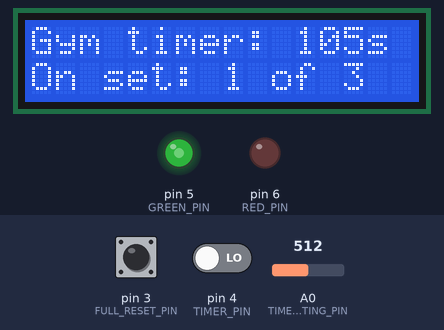
The sketch below on a simulated Arduino Uno, built with avr-gcc and run on an emulated ATmega328P. Parts: 16×2 character LCD, output pins drawn as LEDs (lit = HIGH). The test bench sets the inputs (shaded band); at power-on: pin 4 (TIMER_PIN) LOW, pin 3 (FULL_RESET_PIN) LOW, A0 (TIMER_SETTING_PIN) = 512. What the sketch prints to the serial monitor is not drawn.

Above: at 1.2 s.
1.3 s: pin 4 (TIMER_PIN) driven HIGH
At 2.5 s:
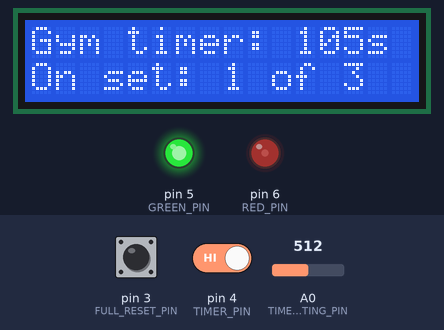
2.8 s: pin 4 (TIMER_PIN) driven LOW
At 3.0 s:
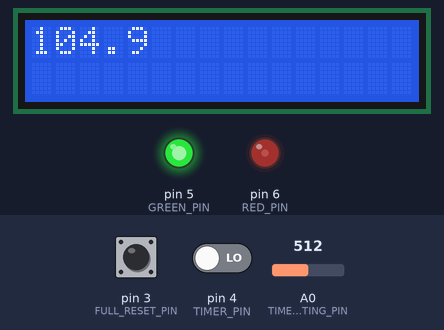
4.6 s: pin 3 (FULL_RESET_PIN) pulled HIGH for 0.15 s
At 5.4 s:
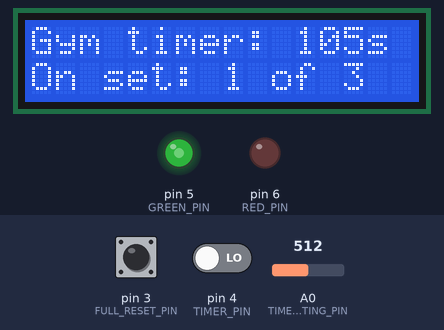
6.2 s: A0 (TIMER_SETTING_PIN) set to 716
At 7.3 s:
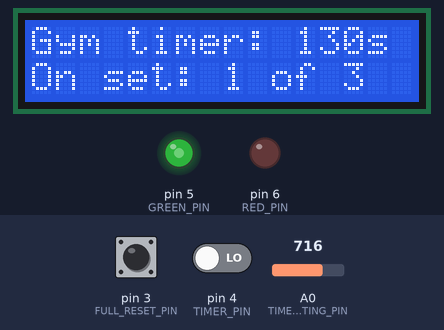
7.7 s: A0 (TIMER_SETTING_PIN) set to 900
At 8.9 s:
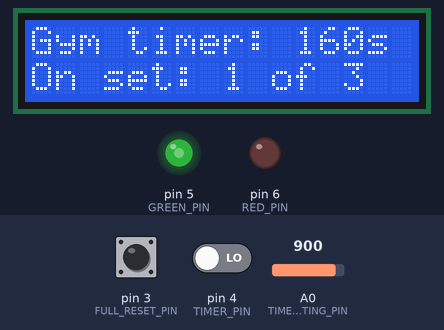
9.2 s: A0 (TIMER_SETTING_PIN) set to 1023
Timing chart, 0 to 11.7 s (numbered marks = the images above; inputs shaded):
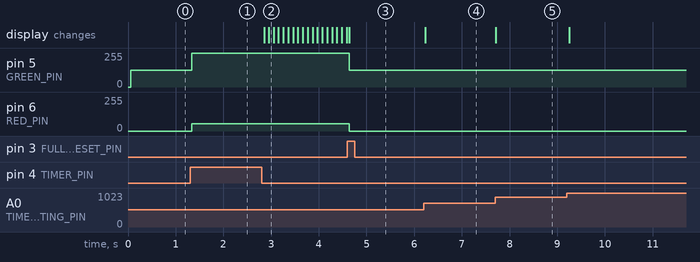

The sketch:

workout-clock.ino
```cpp
#include <LiquidCrystal.h>
#include <math.h>
LiquidCrystal lcd(7, 8, 9, 10, 11, 12);

const int maxColumns = 16;
const int TIMER_SETTING_PIN = A0;
const int TIMER_PIN = 4;
const int FULL_RESET_PIN = 3;
const int RED_PIN = 6;
const int GREEN_PIN = 5;
const int CHECK_MS = 50;
const long INITIAL_TIMER_MS = 2000;
const int MAX_SETS = 3;
const int MIN_TIMER = 30; // 30 seconds
const int MAX_TIMER = 180; // 3 minutes
const int TIMER_INCREMENT = 5; // seconds

long previousTimerValue = MIN_TIMER;
long currentTimerSetting;
long timeRemainingMS;
unsigned long previousMillis = 0;
bool flash = true;
bool timerOn = false;
int state = 0;
int displaySteps = 2;
int flashSteps = 20;
int setCounter = 0;

void setup() {
  Serial.begin(9600);
  pinMode(TIMER_PIN, INPUT);
  pinMode(RED_PIN, OUTPUT);
  pinMode(GREEN_PIN, OUTPUT);
  lcd.begin(16, 2);
}

int readTimerValue() {
  int val = analogRead(TIMER_SETTING_PIN);
  int mapped = map(val, 0, 1023, MIN_TIMER, MAX_TIMER);
  return (mapped / TIMER_INCREMENT) * TIMER_INCREMENT;
}


bool wasPressed() {
  return digitalRead(TIMER_PIN) == HIGH;
}

bool wasReset() {
  return digitalRead(FULL_RESET_PIN) == HIGH;
}


void stateTimerReady() {
  lcd.clear();
  lcd.print("Gym timer: ");
  lcd.print(readTimerValue());
  lcd.print("s");
  lcd.setCursor(0, 1);
  lcd.print("On set: ");
  lcd.print((setCounter % MAX_SETS) + 1);
  lcd.print(" of ");
  lcd.print(MAX_SETS);
}


/*
 * row is zero based, cursor moves to beginning of line
 */
void clearLine(int row) {
  for (int n = 0; n < maxColumns; n++) {
    lcd.setCursor(n, row);
    lcd.print(" ");
  }
  lcd.setCursor(0, row);
}

void displayTimer() {
  lcd.clear();
  lcd.print(String(timeRemainingMS / 1000.0, 1));
  displaySteps = 5;
}

void setTimer(long timer) {
  timeRemainingMS = timer * 1000;
  Serial.print("Setting timer in millis to: ");
  Serial.println(timeRemainingMS);
  Serial.print("raw value is: ");
  Serial.println(timer);
}

void light(char *color) {
  analogWrite(GREEN_PIN, 0);
  analogWrite(RED_PIN, 0);
  if (color == "green") {
    analogWrite(GREEN_PIN, 127);
  } else if (color == "red") {
    analogWrite(RED_PIN, 127);
  } else if (color == "yellow") {
    analogWrite(GREEN_PIN, 255);
    analogWrite(RED_PIN, 56);
  }
}

void loop() {
  if (millis() - previousMillis > CHECK_MS) {
    int elapsedMS = millis() - previousMillis;
    previousMillis = millis();

    if (wasPressed()) {
      Serial.println("Detected TIMER button was pushed");
      state = 2;
    } else if (wasReset()) {
      Serial.println("Detected RESET button was pushed");
      state = 0;
    }
    switch (state) {
      case 0:  // initial state, show timer
        light("green");
        setCounter = 0;
        stateTimerReady();
        state = 1;
        break;
      case 1:  // timer has not started yet, check if the timer setting needs to be updated
        light("green");
        currentTimerSetting = readTimerValue();
        if (currentTimerSetting != previousTimerValue) {
          previousTimerValue = currentTimerSetting;
          stateTimerReady();
        }
        break;
      case 2:  // button has been pressed
        light("yellow");
        setTimer(currentTimerSetting);
        state = 3;
        break;
      case 3:  // timer is running, display timer
        displayTimer();
        state = 4;
        break;
      case 4:  // timer is running, display does not need to be updated yet
        displaySteps--;
        timeRemainingMS = timeRemainingMS - (elapsedMS * 2);
        state = 3;
        if (timeRemainingMS <= 0) {
          lcd.clear();
          state = 5;
        }
        break;
      case 5:  // timer has ended, display message
        light("red");
        setCounter += 1;
        scrollTimeIsUp();
        stateTimerReady();
        state = 1;
        break;
      case 6:
        break;
    }
  }
}

void scrollTimeIsUp() {
  lcd.print("Time is up!!!");
  lcd.setCursor(0, 1);
  lcd.print("Get going!!!");
  delay(250);
  for (int i = 0; i < 16; i++) {
    lcd.scrollDisplayRight();
    delay(200);
  }
  for (int i = 0; i < 29; i++) {
    lcd.scrollDisplayLeft();
    delay(200);
  }
}
```

Measured:
- after the input at 1.3 s, pin 5 (GREEN_PIN): 127/255 → 255/255 at once; pin 6 (RED_PIN): 0/255 → 56/255 at once
- after the input at 2.8 s, the display: first changes after 0.06 s (image 2 shows a later state)
- after the input at 4.6 s, pin 5 (GREEN_PIN): 255/255 → 127/255 at once; pin 6 (RED_PIN): 56/255 → 0/255 at once; the display: changes at once (image 3)
- after the input at 6.2 s, the display: changes at once (image 4)
- after the input at 7.7 s, the display: changes at once (image 5)
